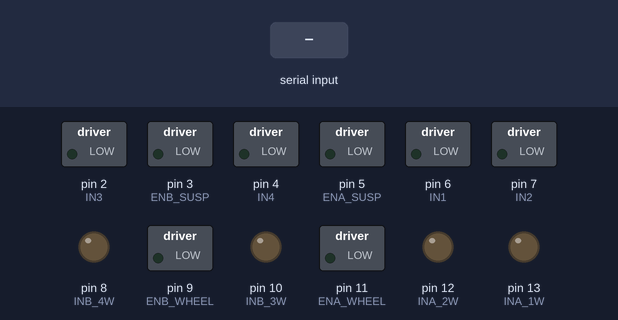
A sketch run on a simulated Arduino Uno, built with avr-gcc and run on an emulated ATmega328P. Parts: switched loads named in the sketch (green lamp = pin HIGH), output pins drawn as LEDs (lit = HIGH). The test bench sets the inputs (shaded band). What the sketch prints to the serial monitor is not drawn.

Above: at 1.2 s.
1.3 s: "X" received over Serial
At 2.1 s:
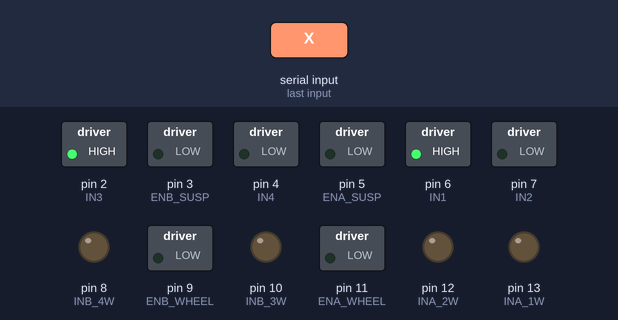
2.8 s: "F" received over Serial
At 3.7 s:
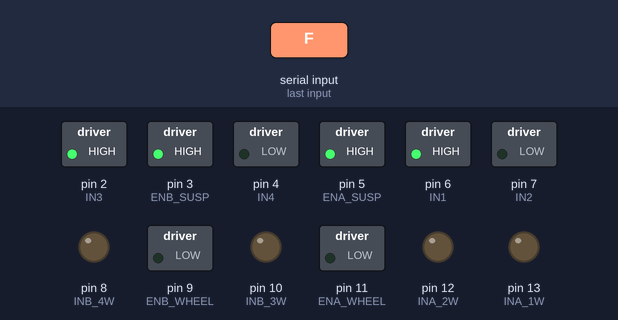
4.8 s: "B" received over Serial
At 6.4 s:
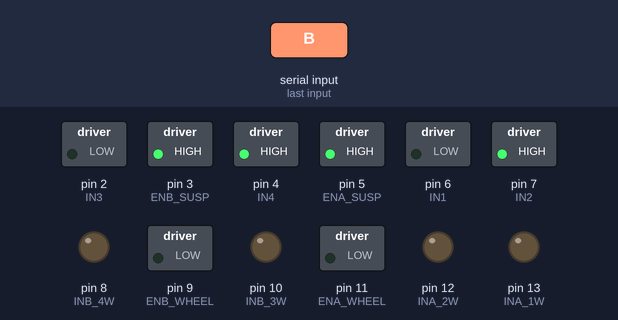
7.2 s: "I" received over Serial
At 9.3 s:
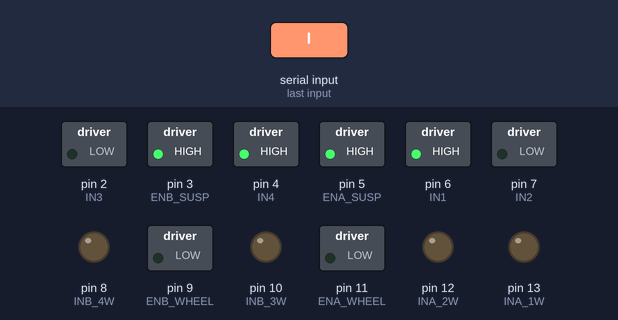
9.6 s: "G" received over Serial
At 10.06 s:
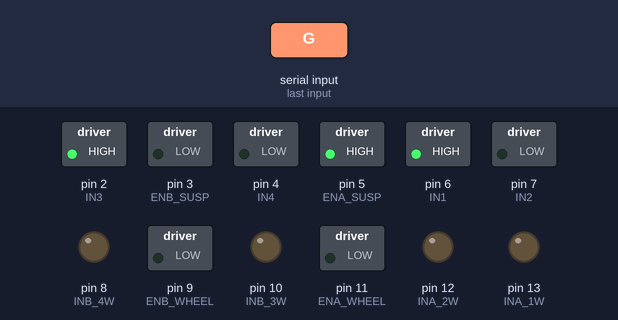
12.0 s: "J" received over Serial
At 14.2 s:
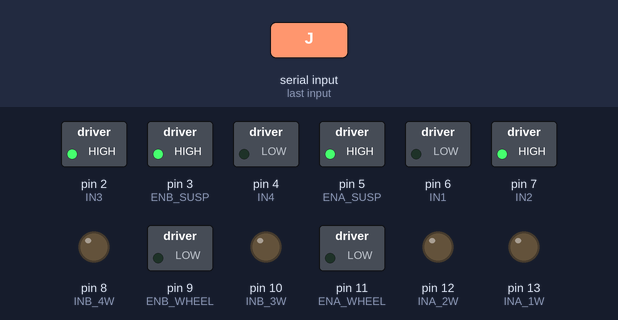
Timing chart, 0 to 15.4 s (numbered marks = the images above; inputs shaded):
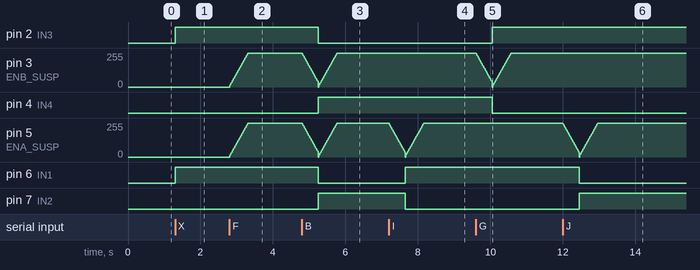

The sketch:

Carro2Bluetooth.ino
```cpp
// PINS
//  Motor A for Wheels
int const ENA_WHEEL = 11;
int const INA_1W = 13;
int const INA_2W = 12;
//  Motor B for Wheels
int const ENB_WHEEL = 9;
int const INB_3W = 10;
int const INB_4W = 8;
//  Motor A for Suspension
int const ENA_SUSP = 5;
int const IN1 = 6;
int const IN2 = 7;
//  Motor B for Suspension
int const ENB_SUSP = 3;
int const IN3 = 2;
int const IN4 = 4;

// CONSTANTS
int const MIN_SPEED = 10;    // Set to minimum PWM value that will make motors turn
int const ACCEL_DELAY = 50;  // delay between steps when ramping motor speed up or down.
int const inc_dec_amount = 2;

// VARIABLES
char bluetooth;
bool suspension_mode;
// Suspension
char susp_curr_direction_right;
char susp_curr_direction_left;
int susp_curr_speed_right;
int susp_curr_speed_left;
// Wheels
int wheel_speed;

//===============================================================================
//  Initialization
//===============================================================================
void setup() {
  // Wheels
  pinMode(ENA_WHEEL, OUTPUT);
  pinMode(ENB_WHEEL, OUTPUT);
  pinMode(INA_1W, OUTPUT);
  pinMode(INA_2W, OUTPUT);
  pinMode(INB_3W, OUTPUT);
  pinMode(INB_4W, OUTPUT);
  // Suspension
  pinMode(ENA_SUSP, OUTPUT);  // set all the motor control pins to outputs
  pinMode(ENB_SUSP, OUTPUT);
  pinMode(IN1, OUTPUT);
  pinMode(IN2, OUTPUT);
  pinMode(IN3, OUTPUT);
  pinMode(IN4, OUTPUT);

  // Turn off motors - Initial state
  digitalWrite(INA_1W, LOW);
  digitalWrite(INA_2W, LOW);
  digitalWrite(INB_3W, LOW);
  digitalWrite(INB_4W, LOW);
  digitalWrite(IN1, LOW);
  digitalWrite(IN2, LOW);
  digitalWrite(IN3, LOW);
  digitalWrite(IN4, LOW);

  // Default selections for Suspension
  suspension_mode = false;
  susp_curr_direction_right = 'F';  // forward
  susp_curr_direction_left = 'F';   // forward
  susp_curr_speed_right = 0;        // stop
  susp_curr_speed_left = 0;         // stop

  // Default selections for Wheels
  wheel_speed = 0;

  Serial.begin(38400);  // Set comm speed for serial monitor messages and bluetooth
}
//===============================================================================
//  Main
//===============================================================================
void loop() {
  Serial.println(bluetooth);
  if (Serial.available()) {
    bluetooth = Serial.read();
    Serial.println(bluetooth);
  }

  // mode selection
  if (bluetooth == 'X')
    suspension_mode = true;
  else if (bluetooth == 'x')
    suspension_mode = false;

  if (suspension_mode) {
    switch (bluetooth) {
      case 'F':
        // set preference using bluetooth input
        setDirAndSpeed('F', susp_curr_direction_right, susp_curr_speed_right);
        setDirAndSpeed('F', susp_curr_direction_left, susp_curr_speed_left);
        break;
      case 'B':
        // set preference using bluetooth input
        setDirAndSpeed('B', susp_curr_direction_right, susp_curr_speed_right);
        setDirAndSpeed('B', susp_curr_direction_left, susp_curr_speed_left);
        break;

      // forward-right & back-right respectively
      case 'I':
        setDirAndSpeed('F', susp_curr_direction_right, susp_curr_speed_right);
        break;
      case 'J':
        setDirAndSpeed('B', susp_curr_direction_right, susp_curr_speed_right);
        break;

      // forward-left & back-left respectively
      case 'G':
        setDirAndSpeed('F', susp_curr_direction_left, susp_curr_speed_left);
        break;
      case 'H':
        setDirAndSpeed('B', susp_curr_direction_left, susp_curr_speed_left);
        break;

      // stop
      case 'W':
      case 'w':
        susp_curr_direction_right = 'F';  // forward
        susp_curr_speed_right = 0;        // stop
        susp_curr_direction_left = 'F';   // forward
        susp_curr_speed_left = 0;         // stop
        break;

      default:
        break;
    }
    // apply selected state
    DriverMotor('A', susp_curr_direction_right, susp_curr_speed_right);
    DriverMotor('B', susp_curr_direction_left, susp_curr_speed_left);
  }

  else {
    // wheel speed selection
    switch (bluetooth) {
      case '0':
        wheel_speed = 0;
        break;
      case '1':
        wheel_speed = 10;
        break;
      case '2':
        wheel_speed = 20;
        break;
      case '3':
        wheel_speed = 30;
        break;
      case '4':
        wheel_speed = 40;
        break;
      case '5':
        wheel_speed = 50;
        break;
      case '6':
        wheel_speed = 60;
        break;
      case '7':
        wheel_speed = 70;
        break;
      case '8':
        wheel_speed = 80;
        break;
      case '9':
        wheel_speed = 90;
        break;
      case 'q':
        wheel_speed = 100;
        break;
      default:
        break;
    }
    switch (bluetooth) {
      case 'S':
        ControlWheel('S', 0);
        break;
      case 'F':
        ControlWheel('F', wheel_speed);
        break;
      case 'B':
        ControlWheel('B', wheel_speed);
        break;
      case 'R':
        ControlWheel('R', wheel_speed);
        break;
      case 'L':
        ControlWheel('L', wheel_speed);
        break;
      default:
        break;
    }
  }
  delay(10);
}
/*
 * Motor function does all the heavy lifting of controlling the motors
 * mot = motor to control either 'A' or 'B'.  'C' controls both motors.
 * dir = Direction either 'F'orward or 'R'everse
 * speed = Speed.  Takes in 1-100 percent and maps to 0-255 for PWM control.
 * Mapping ignores speed values that are too low to make the motor turn.
 * In this case, anything below 27, but 0 still means 0 to stop the motors.
 */
void ControlWheel(char dir, int speed) {
  int newspeed;
  if (speed == 0) newspeed = 0;
  else
    newspeed = map(speed, 1, 100, MIN_SPEED, 255);
  switch (dir) {
    case 'S':
      analogWrite(ENA_WHEEL, newspeed);
      analogWrite(ENB_WHEEL, newspeed);
      break;
    case 'F':
      analogWrite(ENA_WHEEL, newspeed);
      analogWrite(ENB_WHEEL, newspeed);
      digitalWrite(INA_2W, LOW);
      digitalWrite(INB_3W, LOW);
      digitalWrite(INB_4W, HIGH);
      digitalWrite(INA_1W, HIGH);
      break;
    case 'B':
      analogWrite(ENA_WHEEL, newspeed);
      analogWrite(ENB_WHEEL, newspeed);
      digitalWrite(INA_2W, HIGH);
      digitalWrite(INB_3W, HIGH);
      digitalWrite(INB_4W, LOW);
      digitalWrite(INA_1W, LOW);
      break;
    case 'R':
      analogWrite(ENA_WHEEL, newspeed);
      analogWrite(ENB_WHEEL, newspeed);
      digitalWrite(INA_2W, LOW);
      digitalWrite(INB_3W, HIGH);
      digitalWrite(INB_4W, LOW);
      digitalWrite(INA_1W, HIGH);
      break;
    case 'L':
      analogWrite(ENA_WHEEL, newspeed);
      analogWrite(ENB_WHEEL, newspeed);
      digitalWrite(INA_2W, HIGH);
      digitalWrite(INB_3W, LOW);
      digitalWrite(INB_4W, HIGH);
      digitalWrite(INA_1W, LOW);
      break;
    default:
        break;
  }
}


void DriverMotor(char mot, char dir, int speed) {
  // remap the speed from range 0-100 to 0-255
  int newspeed;
  if (speed == 0)
    newspeed = 0;  // Don't remap zero, but remap everything else.
  else
    newspeed = map(speed, 1, 100, MIN_SPEED, 255);

  switch (mot) {
    case 'A':  // Controlling Motor A
      if (dir == 'F') {
        digitalWrite(IN1, HIGH);
        digitalWrite(IN2, LOW);
      } else if (dir == 'R') {
        digitalWrite(IN1, LOW);
        digitalWrite(IN2, HIGH);
      }
      analogWrite(ENA_SUSP, newspeed);
      break;

    case 'B':  // Controlling Motor B
      if (dir == 'F') {
        digitalWrite(IN3, HIGH);
        digitalWrite(IN4, LOW);
      } else if (dir == 'R') {
        digitalWrite(IN3, LOW);
        digitalWrite(IN4, HIGH);
      }
      analogWrite(ENB_SUSP, newspeed);
      break;

    case 'C':  // Controlling Both Motors
      if (dir == 'F') {
        digitalWrite(IN1, HIGH);
        digitalWrite(IN2, LOW);
        digitalWrite(IN3, HIGH);
        digitalWrite(IN4, LOW);
      } else if (dir == 'R') {
        digitalWrite(IN1, LOW);
        digitalWrite(IN2, HIGH);
        digitalWrite(IN3, LOW);
        digitalWrite(IN4, HIGH);
      }
      analogWrite(ENA_SUSP, newspeed);
      analogWrite(ENB_SUSP, newspeed);
      break;
  }
}

// void ShieldMotor(char mot, char dir, int speed) {
//   // remap the speed from range 0-100 to 0-255
//   int newspeed;
//   if (speed == 0)
//     newspeed = 0;  // Don't remap zero, but remap everything else.
//   else
//     newspeed = map(speed, 1, 100, MIN_SPEED, 255);

//   switch (mot) {
//     case 'A':  // Controlling Motor A
//       if (dir == 'F') {
//         digitalWrite(INA_WHEEL, HIGH);
//       } else if (dir == 'R') {
//         digitalWrite(INB_WHEEL, LOW);
//       }
//       analogWrite(ENA_WHEEL, newspeed);
//       break;

//     case 'B':  // Controlling Motor B
//       if (dir == 'F') {
//         digitalWrite(INB_WHEEL, HIGH);
//       } else if (dir == 'R') {
//         digitalWrite(INA_WHEEL, LOW);
//       }
//       analogWrite(ENB_WHEEL, newspeed);
//       break;

//     case 'C':  // Controlling Both Motors
//       if (dir == 'F') {
//         digitalWrite(INA_WHEEL, HIGH);
//         digitalWrite(INB_WHEEL, HIGH);
//       } else if (dir == 'R') {
//         digitalWrite(INA_WHEEL, LOW);
//         digitalWrite(INB_WHEEL, LOW);
//       }
//       analogWrite(ENA_WHEEL, newspeed);
//       analogWrite(ENB_WHEEL, newspeed);
//       break;
//   }
// }

void setDirAndSpeed(char requested_dir, char &curr_direction, int &curr_speed) {
  switch (requested_dir) {
    case 'F':
      if (curr_direction == 'F' && 100 - inc_dec_amount < curr_speed)
        curr_speed = 100;

      else if (curr_direction == 'F' && 0 <= curr_speed)
        curr_speed += inc_dec_amount;

      else if (curr_direction == 'R' && curr_speed <= MIN_SPEED + inc_dec_amount) {
        curr_direction = 'F';  // forward
        curr_speed = 0;
      }

      else
        curr_speed -= inc_dec_amount;
      break;

    case 'B':
      if (curr_direction == 'R' && 100 - inc_dec_amount < curr_speed)
        curr_speed = 100;

      else if (curr_direction == 'R' && 0 <= curr_speed)
        curr_speed += inc_dec_amount;

      else if (curr_direction == 'F' && curr_speed <= MIN_SPEED + inc_dec_amount) {
        curr_direction = 'R';  // forward
        curr_speed = 0;
      }

      else
        curr_speed -= inc_dec_amount;
      break;

    default:
      // preserve current state
      break;
  }
}
```

Measured:
- after the input at 1.3 s, pin 2 (IN3), pin 6 (IN1): LOW → HIGH at once
- after the input at 2.8 s, pin 3 (ENB_SUSP), pin 5 (ENA_SUSP): moves from 0/255 to 255/255 over 0.50 s, starting at once
- after the input at 4.8 s, pin 2 (IN3), pin 6 (IN1): HIGH → LOW after 0.46 s; pin 4 (IN4), pin 7 (IN2): LOW → HIGH after 0.46 s
- after the input at 7.2 s, pin 6 (IN1): LOW → HIGH after 0.45 s; pin 7 (IN2): HIGH → LOW after 0.45 s
- after the input at 9.6 s, pin 2 (IN3): LOW → HIGH after 0.46 s; pin 4 (IN4): HIGH → LOW after 0.46 s
- after the input at 12.0 s, pin 6 (IN1): HIGH → LOW after 0.45 s; pin 7 (IN2): LOW → HIGH after 0.45 s
